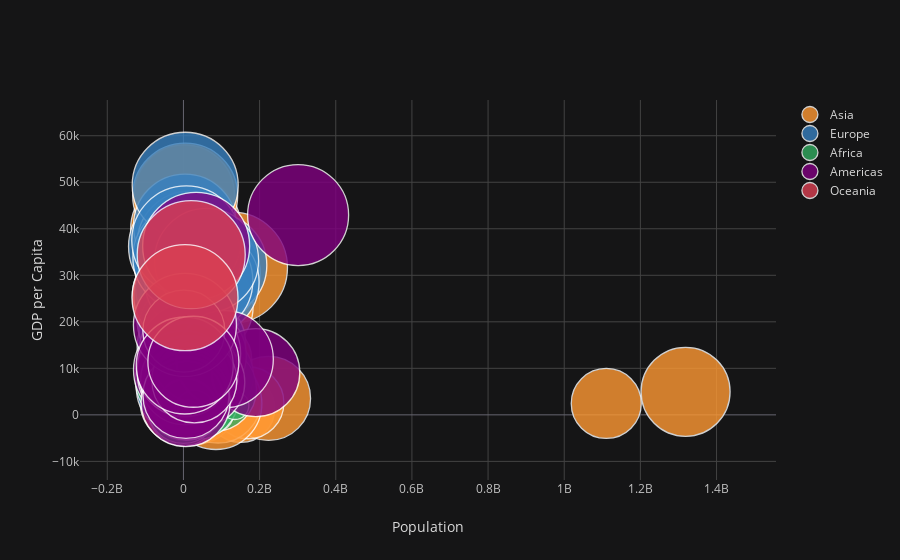

The code cell stored with this chart in its notebook:
### Code cell
df_2005.iplot(kind='bubble', 
         x='population',
         y='gdpPerCapita',
         size='lifeExpectancy', 
         categories='continent',
         text='country',
         theme='solar',
         #colorscale='blues',
         xTitle='Population', 
         yTitle='GDP per Capita'
        )

### Figure 1 — Plotly figure (JSON) as saved in the notebook; plotly's stock layout.template omitted (floating-point values rounded to 4 significant figures)
{"data": [{"marker": {"color": "rgba(255, 153, 51, 1.0)", "line": {"width": 1.3}, "opacity": 0.8, "size": [21, 95, 68, 58, 89, 111, 70, 84, 84, 58, 107, 111, 88, 76, 102, 100, 87, 92, 75, 64, 68, 95, 72, 86, 89, 105, 88, 92, 102, 84, 92, 90, 65], "symbol": "circle"}, "mode": "markers", "name": "Asia", "text": ["Afghanistan", "Bahrain", "Bangladesh", "Cambodia", "China", "Hong Kong, China", "India", "Indonesia", "Iran", "Iraq", "Israel", "Japan", "Jordan", "Korea, Dem. Rep.", "Korea, Rep.", "Kuwait", "Lebanon", "Malaysia", "Mongolia", "Myanmar", "Nepal", "Oman", "Pakistan", "Philippines", "Saudi Arabia", "Singapore", "Sri Lanka", "Syria", "Taiwan", "Thailand", "Vietnam", "West Bank and Gaza", "Yemen, Rep."], "textfont": {"color": "#D9D9D9"}, "type": "scatter", "uid": "bcafcfa6-f6a4-47bc-9b5c-0aeef6d88a04", "x": [31889923, 708573, 150448339, 14131858, 1318683096, 6980412, 1110396331, 223547000, 69453570, 27499638, 6426679, 127467972, 6053193, 23301725, 49044790, 2505559, 3921278, 24821286, 2874127, 47761980, 28901790, 3204897, 169270617, 91077287, 27601038, 4553009, 20378239, 19314747, 23174294, 65068149, 85262356, 4018332, 22211743], "y": [974.6, 29800.0, 1391.0, 1714.0, 4959.0, 39720.0, 2452.0, 3541.0, 11610.0, 4471.0, 25520.0, 31660.0, 4519.0, 1593.0, 23350.0, 47310.0, 10460.0, 12450.0, 3096.0, 944, 1091.0, 22320.0, 2606.0, 3190.0, 21650.0, 47140.0, 3970.0, 4185.0, 28720.0, 7458.0, 2442.0, 3025.0, 2281.0]}, {"marker": {"color": "rgba(55, 128, 191, 1.0)", "line": {"width": 1.3}, "opacity": 0.8, "size": [97, 105, 104, 93, 89, 96, 97, 102, 104, 107, 104, 104, 90, 110, 103, 107, 93, 105, 106, 95, 101, 88, 91, 93, 101, 108, 108, 109, 86, 104], "symbol": "circle"}, "mode": "markers", "name": "Europe", "text": ["Albania", "Austria", "Belgium", "Bosnia and Herzegovina", "Bulgaria", "Croatia", "Czech Republic", "Denmark", "Finland", "France", "Germany", "Greece", "Hungary", "Iceland", "Ireland", "Italy", "Montenegro", "Netherlands", "Norway", "Poland", "Portugal", "Romania", "Serbia", "Slovak Republic", "Slovenia", "Spain", "Sweden", "Switzerland", "Turkey", "United Kingdom"], "textfont": {"color": "#D9D9D9"}, "type": "scatter", "uid": "611638d9-3294-428a-86ac-ad72b21ec089", "x": [3600523, 8199783, 10392226, 4552198, 7322858, 4493312, 10228744, 5468120, 5238460, 61083916, 82400996, 10706290, 9956108, 301931, 4109086, 58147733, 684736, 16570613, 4627926, 38518241, 10642836, 22276056, 10150265, 5447502, 2009245, 40448191, 9031088, 7554661, 71158647, 60776238], "y": [5937.0, 36130.0, 33690.0, 7446.0, 10680.0, 14620.0, 22830.0, 35280.0, 33210.0, 30470.0, 32170.0, 27540.0, 18010.0, 36180.0, 40680.0, 28570.0, 9254.0, 36800.0, 49360.0, 15390.0, 20510.0, 10810.0, 9787.0, 18680.0, 25770.0, 28820.0, 33860.0, 37510.0, 8458.0, 33200.0]}, {"marker": {"color": "rgba(50, 171, 96, 1.0)", "line": {"width": 1.3}, "opacity": 0.8, "size": [88, 19, 51, 37, 41, 35, 37, 23, 37, 71, 27, 48, 32, 47, 85, 39, 54, 43, 51, 58, 59, 50, 27, 45, 18, 26, 91, 58, 32, 46, 69, 89, 85, 17, 42, 52, 28, 97, 27, 72, 66, 18, 31, 34, 56, 12, 42, 55, 91, 39, 18, 21], "symbol": "circle"}, "mode": "markers", "name": "Africa", "text": ["Algeria", "Angola", "Benin", "Botswana", "Burkina Faso", "Burundi", "Cameroon", "Central African Republic", "Chad", "Comoros", "Congo, Dem. Rep.", "Congo, Rep.", "Cote d'Ivoire", "Djibouti", "Egypt", "Equatorial Guinea", "Eritrea", "Ethiopia", "Gabon", "Gambia", "Ghana", "Guinea", "Guinea-Bissau", "Kenya", "Lesotho", "Liberia", "Libya", "Madagascar", "Malawi", "Mali", "Mauritania", "Mauritius", "Morocco", "Mozambique", "Namibia", "Niger", "Nigeria", "Reunion", "Rwanda", "Sao Tome and Principe", "Senegal", "Sierra Leone", "Somalia", "South Africa", "Sudan", "Swaziland", "Tanzania", "Togo", "Tunisia", "Uganda", "Zambia", "Zimbabwe"], "textfont": {"color": "#D9D9D9"}, "type": "scatter", "uid": "e2c56715-1295-487b-b39c-8946a291f702", "x": [33333216, 12420476, 8078314, 1639131, 14326203, 8390505, 17696293, 4369038, 10238807, 710960, 64606759, 3800610, 18013409, 496374, 80264543, 551201, 4906585, 76511887, 1454867, 1688359, 22873338, 9947814, 1472041, 35610177, 2012649, 3193942, 6036914, 19167654, 13327079, 12031795, 3270065, 1250882, 33757175, 19951656, 2055080, 12894865, 135031164, 798094, 8860588, 199579, 12267493, 6144562, 9118773, 43997828, 42292929, 1133066, 38139640, 5701579, 10276158, 29170398, 11746035, 12311143], "y": [6223.0, 4797.0, 1441.0, 12570.0, 1217.0, 430.1, 2042.0, 706.0, 1704.0, 986.1, 277.6, 3633.0, 1545.0, 2082.0, 5581.0, 12150.0, 641.4, 690.8, 13210.0, 752.7, 1328.0, 942.7, 579.2, 1463.0, 1569.0, 414.5, 12060.0, 1045.0, 759.3, 1043.0, 1803.0, 10960.0, 3820.0, 823.7, 4811.0, 619.7, 2014.0, 7670.0, 863.1, 1598.0, 1712.0, 862.5, 926.1, 9270.0, 2602.0, 4513.0, 1107.0, 883.0, 7093.0, 1056.0, 1271.0, 469.7]}, {"marker": {"color": "rgba(128, 0, 128, 1.0)", "line": {"width": 1.3}, "opacity": 0.8, "size": [95, 72, 88, 107, 102, 89, 103, 101, 87, 94, 87, 83, 61, 83, 88, 97, 89, 95, 86, 85, 103, 82, 101, 97, 91], "symbol": "circle"}, "mode": "markers", "name": "Americas", "text": ["Argentina", "Bolivia", "Brazil", "Canada", "Chile", "Colombia", "Costa Rica", "Cuba", "Dominican Republic", "Ecuador", "El Salvador", "Guatemala", "Haiti", "Honduras", "Jamaica", "Mexico", "Nicaragua", "Panama", "Paraguay", "Peru", "Puerto Rico", "Trinidad and Tobago", "United States", "Uruguay", "Venezuela"], "textfont": {"color": "#D9D9D9"}, "type": "scatter", "uid": "3b617ff3-5cfd-48b2-a3db-76f2524ed12e", "x": [40301927, 9119152, 190010647, 33390141, 16284741, 44227550, 4133884, 11416987, 9319622, 13755680, 6939688, 12572928, 8502814, 7483763, 2780132, 108700891, 5675356, 3242173, 6667147, 28674757, 3942491, 1056608, 301139947, 3447496, 26084662], "y": [12780.0, 3822.0, 9066.0, 36320.0, 13170.0, 7007.0, 9645.0, 8948.0, 6025.0, 6873.0, 5728.0, 5186.0, 1202.0, 3548.0, 7321.0, 11980.0, 2749.0, 9809.0, 4173.0, 7409.0, 19330.0, 18010.0, 42950.0, 10610.0, 11420.0]}, {"marker": {"color": "rgba(219, 64, 82, 1.0)", "line": {"width": 1.3}, "opacity": 0.8, "size": [108, 106], "symbol": "circle"}, "mode": "markers", "name": "Oceania", "text": ["Australia", "New Zealand"], "textfont": {"color": "#D9D9D9"}, "type": "scatter", "uid": "6e132867-9040-4995-a915-6a96a30e3683", "x": [20434176, 4115771], "y": [34440.0, 25190.0]}], "layout": {"legend": {"bgcolor": "#151516", "font": {"color": "#D9D9D9"}}, "paper_bgcolor": "#151516", "plot_bgcolor": "#151516", "title": {"font": {"color": "#D9D9D9"}}, "xaxis": {"gridcolor": "#434343", "showgrid": true, "tickfont": {"color": "#C2C2C2"}, "title": {"font": {"color": "#D9D9D9"}, "text": "Population"}, "zerolinecolor": "#666570"}, "yaxis": {"gridcolor": "#434343", "showgrid": true, "tickfont": {"color": "#C2C2C2"}, "title": {"font": {"color": "#D9D9D9"}, "text": "GDP per Capita"}, "zerolinecolor": "#666570"}}}
